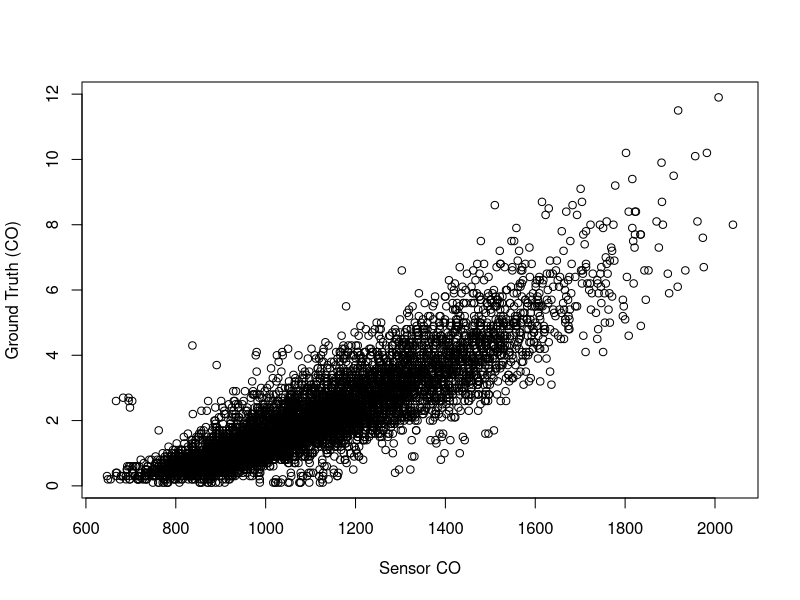
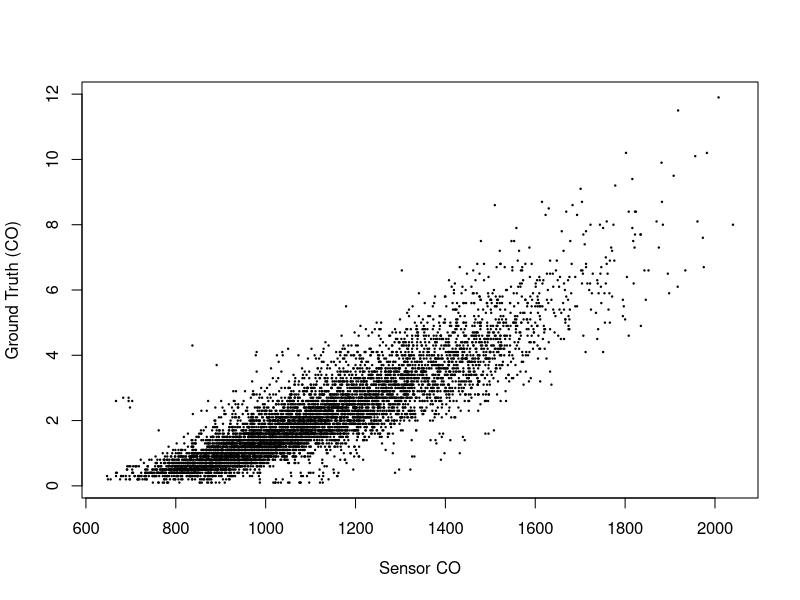
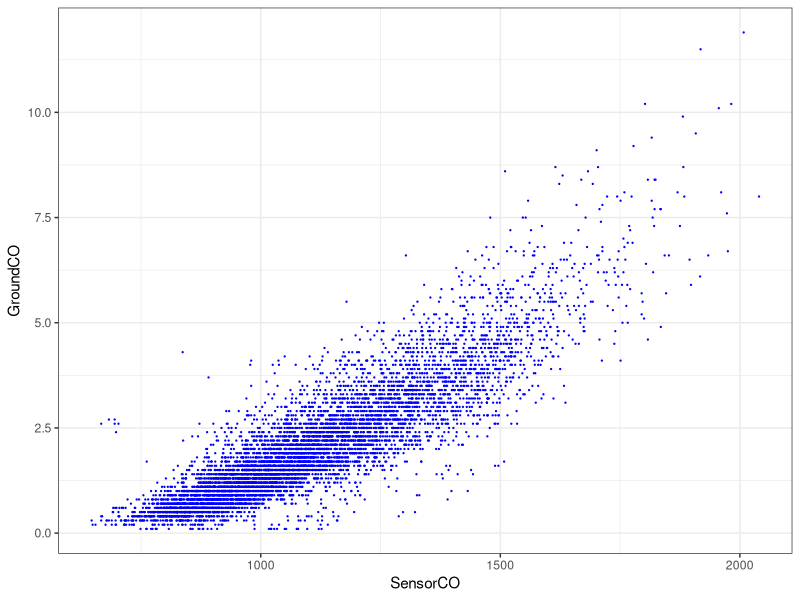
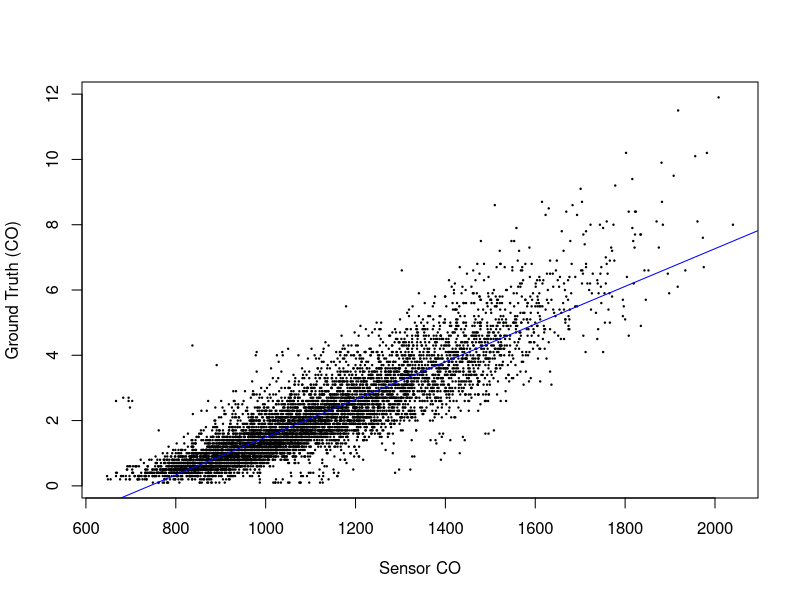
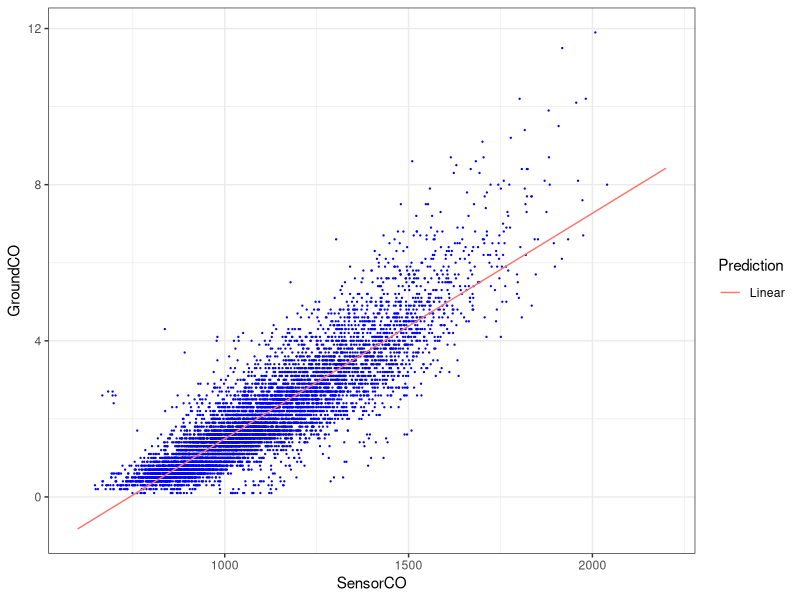
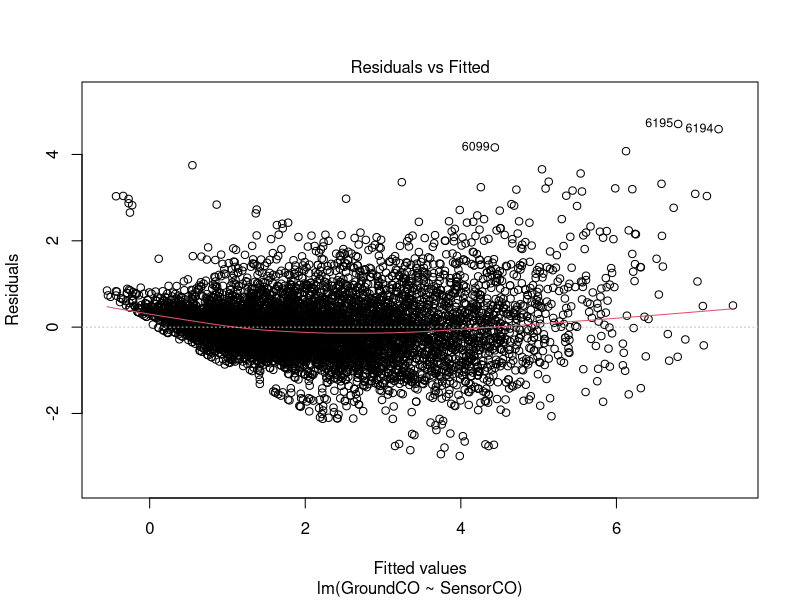
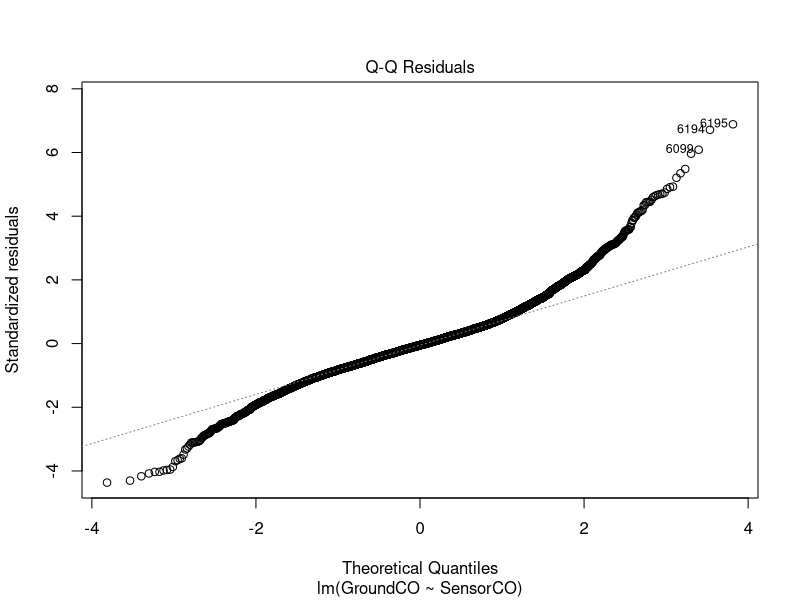
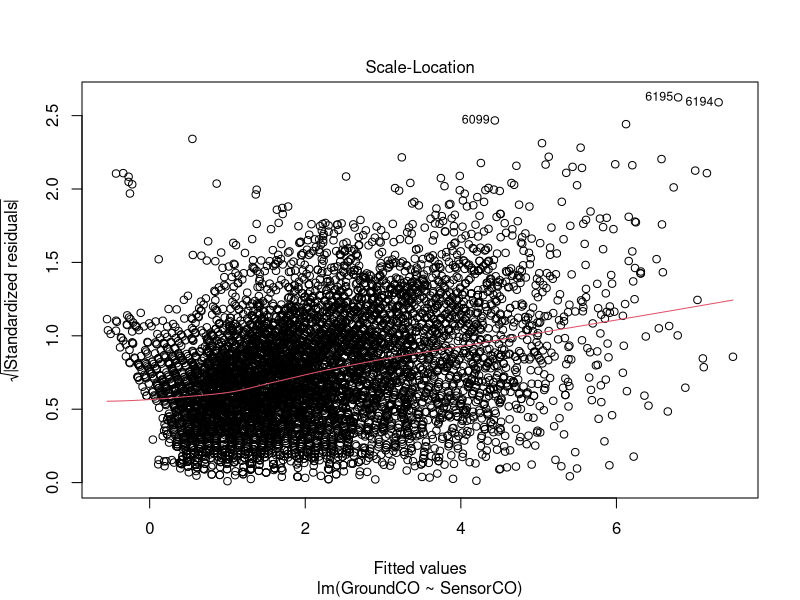

Reproduce these figures in R, in order.
## ---- chunk 1
# Set the working directory (e.g., change to the directory where ...
# the data is stored on your computer)
setwd('C:/Users/jackw/Documents/R/')
# setwd('~/OneDrive - Boston University/Fall 2023/Teaching/Shariq BS755 MA575/Labs/Lab 04/')
## ---- chunk 2
# Install and load required packages if not already installed
# install.packages("ggplot2")
library(ggplot2)
## ---- chunk 3
# Read data from a CSV file using semicolon as delimiter
# Use '..' to move up one directory level to access the 'Lab 03' directory ...
# ... and read the 'AirQualityData.csv' file.
aq_data <- read.csv("../Lab3/AirQualityData(3).csv", header=TRUE, as.is=TRUE, sep=';')

# In this data set missing values are stored as -200
# Replace missing data (-200) with NA
aq_data[aq_data == -200] <- NA
# Note that this replaces -200 to NA across all columns in aq_data
## ---- chunk 4
# Create a new data frame 'tempdataset' by selecting specific columns from 'aq_data'
# These columns are named in 'tempdataset' as ...
# ... 'Temperature', 'RelativeHumidity', 'SensorCO', and 'GroundCO'
tempdataset <- data.frame(Temperature = aq_data$Temperature,
                          RelativeHumidity = aq_data$RelativeHumidity,
                          SensorCO = aq_data$PT08.S1.CO.,
                          GroundCO = aq_data$CO.GT.)

# Remove rows with missing values (NA)
# Use 'complete.cases' to exclude those rows in 'tempdataset' where ...
# ... there are missing values in atleast one of the four columns, ...
# resulting in a complete dataset without NA values.
Dataset <- tempdataset[complete.cases(tempdataset), ]

# Remove the 'tempdataset' data frame from the R environment
rm(tempdataset)

str(Dataset)
## ---- chunk 5
# Create a scatterplot to visualize the relationship between ...
# ... 'SensorCO' and 'GroundCO' variables. 'SensorCO' is plotted ...
# ... on the x-axis, and 'GroundCO' is plotted on the y-axis.
# - 'ylab' sets the label for the y-axis to "Ground Truth (CO)"
# - 'xlab' sets the label for the x-axis to "Sensor CO"
plot(x = Dataset$SensorCO, y = Dataset$GroundCO,
     ylab="Ground Truth (CO)", xlab="Sensor CO")

# - 'pch' specifies the marker type for points (19 represents filled circles)
# - 'cex' controls the size of the marker (0.2 reduces the size)
# Try different values for these input arguments to see how the plot changes
plot(x = Dataset$SensorCO, y = Dataset$GroundCO,
     ylab="Ground Truth (CO)", xlab="Sensor CO",
     pch=19, cex=0.2)
## ---- chunk 6
# Create a scatterplot using the ggplot2 package
# - 'Dataset' is the data frame containing the data to be plotted.
# - aes() specifies the aesthetics of the plot, including the x and y variables.
#   - 'x=SensorCO' sets the x-axis to the 'SensorCO' variable.
#   - 'y=GroundCO' sets the y-axis to the 'GroundCO' variable.
# - geom_point() adds points to the plot to represent the data points.
#   - 'size=0.15' sets the size of the points to 0.15 (adjust as needed).
#   - 'col='blue'' sets the color of the points to blue.
# - theme_minimal() applies a black-and-white theme to the plot background.
ggplot(Dataset, aes(x=SensorCO, y=GroundCO)) + 
  geom_point(size=0.15, col='blue') +
  theme_bw()
## ---- chunk 7
# Perform Ordinary Least Squares (OLS) linear regression.
# Model GroundCO as a function of SensorCO using the lm() function.
# Store the regression model in the variable 'm.ols'.
# The 'data' argument specifies the data frame 'Dataset' where ...
# ... the variables are located.
m.ols <- lm(GroundCO ~ SensorCO, data = Dataset)
## ---- chunk 8
# Generate a summary of the Ordinary Least Squares (OLS) model
summary(m.ols)
# Summary Output Information:
# - Call: Exact model formula used, including response and predictors.
# - Residuals: Statistics on model residuals (differences between ...
#   ... observed and predicted values).
# - Coefficients: Estimated values of coefficients, standard errors, ...
#   ... t-values, p-values, and the significance codes.
# - Residual Standard Error: Quantifies the average prediction error.
# - R-squared: Measures the proportion of response variable variance ...
#   ... explained by the model. Includes adjusted R-squared.
# - F-statistic: F-statistics, degrees of freedom p-value.
## ---- chunk 9
# Calculates 95% confidence intervals for the model coefficients.
confint(m.ols, level=0.95)
# Provides lower and upper bounds at the 95% confidence level.
# Width of the interval indicates the level of uncertainty in ...
# ... the coefficient's estimate. That is, narrow intervals indicate ...
# ... more precise coefficient estimates, while wider intervals ...
# ... imply greater uncertainty.

# Round numerical values to a specified number of decimal digits.
round(confint(m.ols, level=0.95), digits=4)
## ---- chunk 10
# Variance-covariance matrix for the coefficient estimates in the model.
vcov(m.ols)
# Diagonal elements of the variance-covariance matrix represent the ...
# ... variance of each coefficient estimate. Off-diagonal elements represent ... 
# ... covariances between coefficient pairs. This matrix is crucial for ... 
# ... assessing the uncertainty and relationships among the coefficients, ...
# ... which is vital in hypothesis testing and making inferences about the model.
# Note: For example, the 'e-09' part indicates that the number should be ...
# ... multiplied by 10 to the power of -9.
## ---- chunk 11
# Scatterplot of SensorCO vs. GroundCO with the OLS regression line.
# - 'abline()' is used to add a line to the current plot.
# - 'lsfit()' performs a least-squares regression fit line for the specified variables.
plot(Dataset$SensorCO, Dataset$GroundCO,
     ylab="Ground Truth (CO)", xlab="Sensor CO",
     pch=19, cex=0.2)
abline(lsfit(x=Dataset$SensorCO, y=Dataset$GroundCO), col="blue")
# - A straight line (OLS fit) is overlaid on the scatterplot. This line ...
# ... visually illustrates the relationship between the two variables.
## ---- chunk 12
# Generate sequences of numbers 'from' a starting value 'to' an ...
# ... ending value. 'length.out' specifies the length of the sequence.
# Here length.out is set to the length of the 'SensorCO' column ...
# ... in the 'Dataset' data frame.
SensorCONew <- seq(from=600, to=2200, length.out=length(Dataset$SensorCO))

# Generate predictions/fitted-values from the model.
# - 'newdata' specifies the data frame containing the predictor ...
#   ... variable 'SensorCO' for which we want to make predictions.
predLinear <- predict(m.ols, newdata=data.frame(SensorCO=SensorCONew))
# 'predLinear' contains the predicted values of the response variable ...
# ... (in this case, 'GroundCO') based on the provided 'SensorCO' values ...
# ... and the estimated coefficients of the OLS model.

# Create the scatterplot with OLS regression line using ggplot2
# - 'geom_line()' adds a line plot layer using 'SensorCONew' and ...
#   ... 'predLinear' for x and y, respectively.
# - 'scale_color_discrete(name="Prediction", labels=c("Linear"))' ...
# ... sets the color scale for the plot, naming it "Prediction" ... 
# ... with a single label "Linear."
ggplot(Dataset, aes(x=SensorCO, y=GroundCO)) + 
  geom_point(size=0.15, col='blue') + 
  geom_line(aes(x=SensorCONew, y=predLinear, color="blue")) +
  scale_color_discrete(name="Prediction", labels=c("Linear")) +
  theme_bw()
## ---- chunk 13
# Perform model diagnostics
# 'plot' function returns a set of diagnostic plots to assess the assumptions ...
# ... and goodness of fit of a linear model fit using 'lm' function. 
plot(m.ols)
# Residuals vs. Fitted Values Plot: Shows relationship between the ...
# ... observed residuals (differences between the actual and ...
# ... fitted values) and the fitted values from the linear model. It ...
# ... helps to check for heteroscedasticity (whether the spread of ...
# ... residuals changes with fitted values) and to identify outliers.
# Normal Q-Q Plot: Quantile-quantile (Q-Q) plot that assesses whether ...
# ... the residuals follow a normal distribution. Points along a ...
# ... straight line suggests that the residuals are approximately ...
# ... normally distributed.
# Scale-Location (Spread-Location) Plot: To check for homoscedasticity ...
# ... (constant variance of residuals), linearity and outliers similar to ...
# ... residuals vs fitted values plot.
# Residuals vs. Leverage Plot: To detect potential outliers/influential observations.
## ---- chunk 14
# Set the layout of the plotting device to a 2x2 grid
# 'mfrow' parameter specifies the number of rows and columns ...
# ... in which to arrange multiple plots
par(mfrow = c(2, 2))
# Create a plot of the object 'm.ols' (presumably the result of a linear regression)
plot(m.ols)
# Reset the layout of the plotting device to the default (1x1)
par(mfrow = c(1, 1))
## ---- chunk 15
# Perform Quadratic Least Squares (Quad LS) regression
# - 'GroundCO ~ SensorCO + I(SensorCO^2)' indicates that we are modeling ...
#   ... 'GroundCO' as a function of 'SensorCO' and 'SensorCO^2'.
# - This model represents a quadratic relationship between 'GroundCO' ...
#   ... and 'SensorCO', allowing for a curved fit. It estimates the ...
#   ... coefficients of the quadratic equation that best fits the data.
m.quadls <- lm(GroundCO ~ SensorCO + I(SensorCO^2), data = Dataset)

# Generate a summary of the Quadratic Least Squares (Quad LS) model
summary(m.quadls)
## ---- chunk 16
# Overlay OLS and Quad LS regression line on the scatterplot
# - 'lines()' is a function in R used to add lines to a plot.
# - 'SensorCONew' is the x-axis values.
# - 'predict(m.ols, newdata=data.frame(SensorCO=SensorCONew))' calculates ...
#   ... the predicted values of the response variable (in this case, 'GroundCO') ...
#   ... based on the provided 'SensorCO' values and the coefficients ...
# ... of the linear regression model ('m.ols').
# - The line connects the predicted values of 'GroundCO' corresponding ...
#   ... to the 'SensorCO' values in 'SensorCONew'.
plot(Dataset$SensorCO, Dataset$GroundCO,
     ylab="Ground Truth (CO)", xlab="Sensor CO",
     pch=19, cex=0.2)
lines(x=SensorCONew,
      y=predict(m.ols, newdata=data.frame(SensorCO=SensorCONew)),
      col="blue")
lines(x=SensorCONew,
      y=predict(m.quadls, newdata=data.frame(SensorCO=SensorCONew)),
      col="red")
legend(x=800, y=11, legend=c("OLS", "Quad LS"), col=c("blue", "red"), lty=1, cex=1)
# - 'legend()' is a function used to add a legend to a plot in R.
# - The first two arguments, '800' and '11', specify the x and y coordinates ...
#   ... where the legend will be placed on the plot.
# - 'legend=c("OLS", "Quad LS")' provides the labels for the legend one ...
#   ... for each plot element.
# - 'col' specifies the colors associated with each label in the legend.
## ---- chunk 17
# Create the same plot using ggplot2
predQuad <- predict(m.quadls, newdata=data.frame(SensorCO=SensorCONew))
ggplot(Dataset, aes(x=SensorCO, y=GroundCO)) + 
  geom_point(size=0.15, col='blue') + 
  geom_line(aes(x=SensorCONew, y=predLinear, color="blue")) +
  geom_line(aes(x=SensorCONew, y=predQuad, color="red")) +
  scale_color_discrete(name="Prediction", labels=c("Linear", "Quadratic")) +
  theme_bw()
